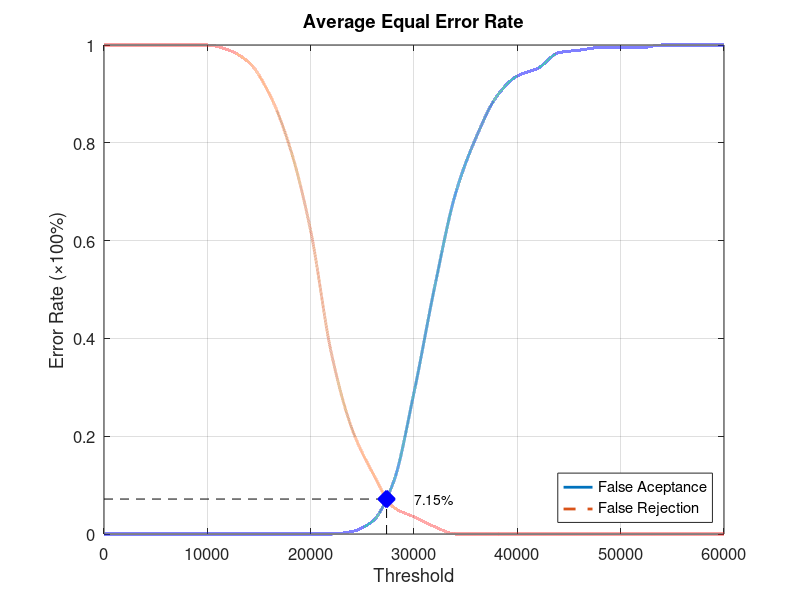
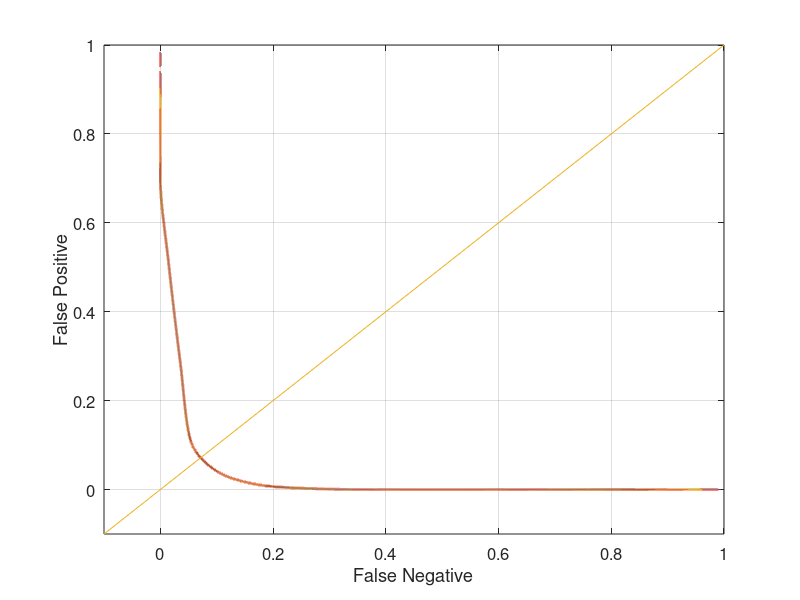

Source code (MATLAB) for these figures, in order:
function yEER = Database3_4
close all;
clear;
clc;
x = 0:2000:60000;
xq = 0:0.5:60000;

y0 = [0 0 0 0 0 0 0 0 0 0 0 0 0.00526316 0.0263158 0.105263 0.289474 0.505263 0.694737 0.810526 0.894737 0.936842 0.952632 0.984211 0.989474 0.994737 0.994737 0.994737 1 1 1 1];
yy0 = interp1(x, y0, xq, 'pchip');
y1 = [1 1 1 1 1 1 0.99 0.965 0.9 0.79 0.62 0.37 0.215 0.125 0.055 0.035 0.015 0 0 0 0 0 0 0 0 0 0 0 0 0 0];
yy1 = interp1(x, y1, xq, 'pchip');

% Calculating EER: 
y2 = abs(y0 - y1);
find(y2 == min(y2))
yy2 = abs(yy0 - yy1);
xEER = find(yy2 == min(yy2));
xEERIndex = xq(xEER) % X-axis EER
yEER = yy0(xEER) % Y-axis EER

main = figure
plot(xq, yy0,'-','LineWidth', 2);	hold on
plot(xq, yy1,'--','LineWidth', 2);	hold on
plot([xEERIndex xEERIndex], [0 yEER], 'k--');	hold on
plot([0 xEERIndex], [yEER yEER], 'k--');	hold on
plot(xEERIndex, yEER, 'bx', 'LineWidth', 10);	hold on
text(xEERIndex + 10 * xEERIndex / 100, yEER, [num2str(round((10000 * yEER)) / 100) '%'])
legend('False Aceptance', 'False Rejection', 'Location', 'SouthEast')
xlabel('Threshold')
ylabel('Error Rate (\times100%)')
title('Average Equal Error Rate')
set(gca, 'FontSize', 12)
axis([0 60000 0 1])
grid on

print(main, 'Database3_4Main', '-dpng');
FNRxFPR = figure('Color', [1 1 1]);
plot(yy1, yy0, '-', yy1, yy0, 'LineWidth', 2);
hold on
y = -0.1:0.1:1
plot(y, y); 
set(gca, 'FontSize', 12)
xlabel('False Negative')
ylabel('False Positive')
axis([-0.1 1 -0.1 1])
set(gca, 'FontSize', 12)
grid on

print(FNRxFPR, 'Database3_4FNRxFPR','-dpng');
end
